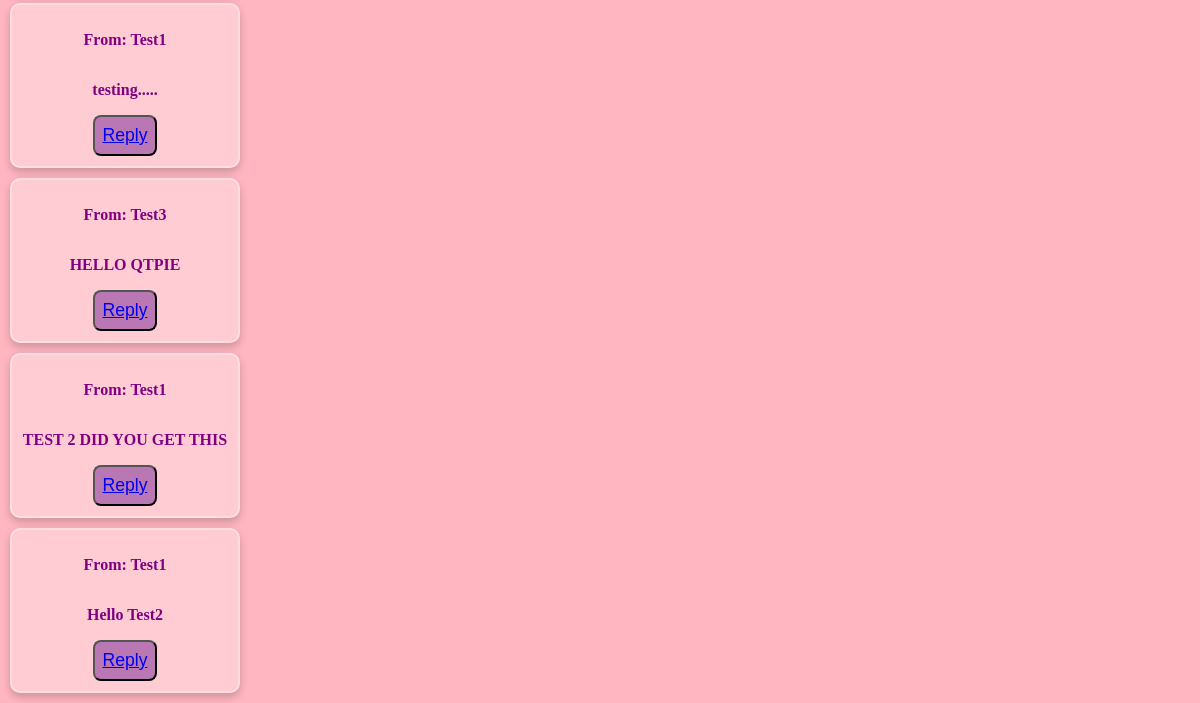
/inbox/ (signed in, lower part), run on an earlier commit of the app's database.
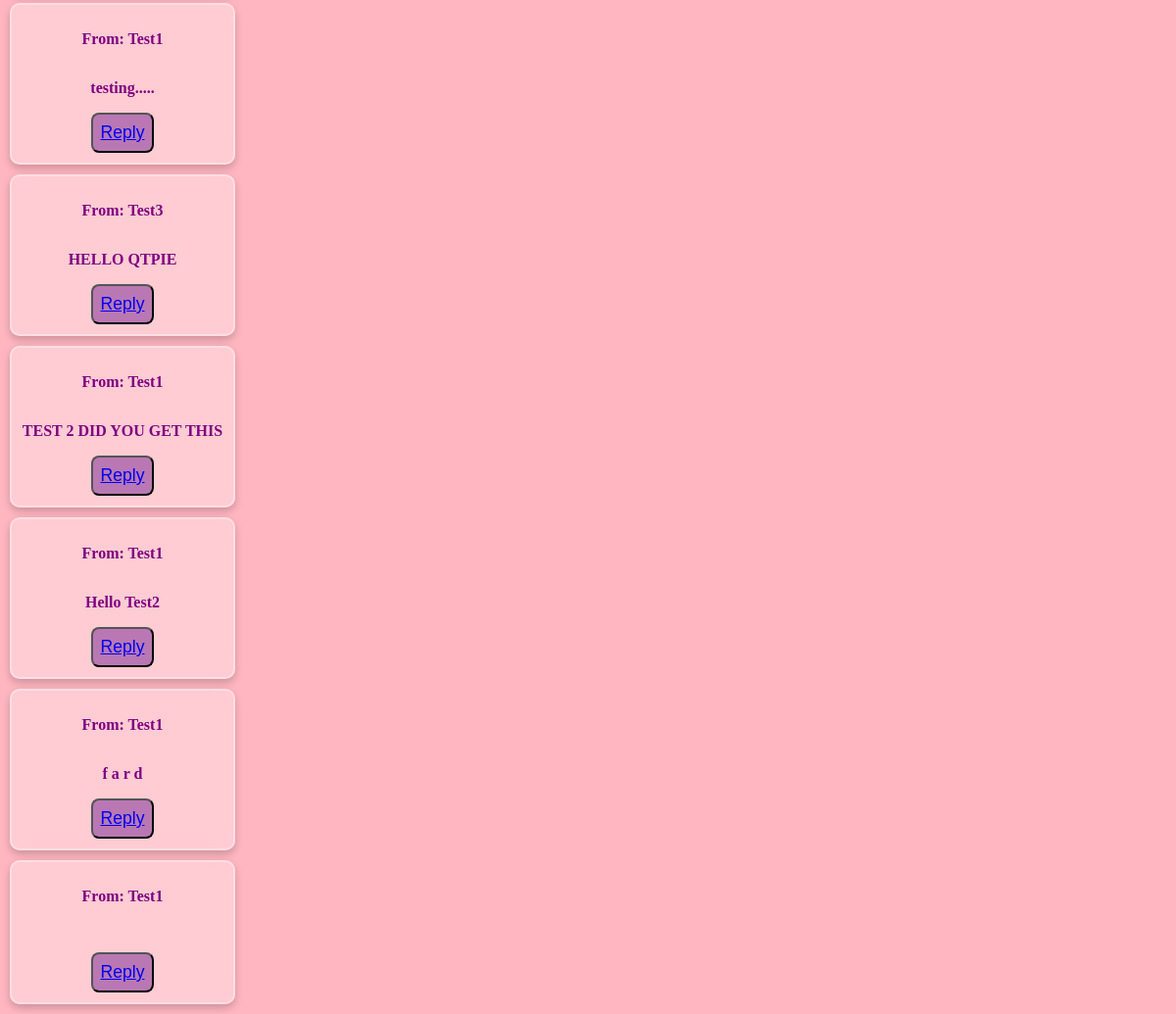
And on a later commit of the database.
### app/models.py (models this page shows)
class Message(models.Model):
    sender = models.ForeignKey(
        Profile, on_delete=models.CASCADE, null=True, related_name="sent_messages"
    )
    recipient = models.ForeignKey(
        Profile, on_delete=models.CASCADE, related_name="received_messages", null=True
    )
    content = models.TextField(null=True)
    status = models.BooleanField(default=False, null=True)
    received_date = models.DateTimeField(auto_now_add=True, null=True)
    parent_message = models.ForeignKey(
        "self", on_delete=models.CASCADE, null=True, blank=True, related_name="replies"
    )

class Profile(models.Model):
    user = models.OneToOneField(User, null=True, on_delete=models.CASCADE)
    first_name = models.CharField(null=True, max_length=255)
    last_name = models.CharField(null=True, max_length=255)

### app/views.py (the view)
# urls.py: path('inbox/', inbox, name='inbox'),
@login_required
def inbox(request):
    user = request.user.profile
    received_messages = Message.objects.filter(recipient=user)
    return render(request, "inbox.html", {"received_messages": received_messages})

### app/templates/inbox.html (shortened to what this page needs)
{% extends "base.html" %}
{% block content %}
{% for message in received_messages %}
    <div class="inboxMSGs">
        <p>From: {{ message.sender.user.username }}</p>
        <p>{{ message.content }}</p>
        <button class="inboxBTN"><a href="{% url 'message_detail' message.id %}">Reply</a></button>
    </div>
{% endfor %}
{% endblock content %}

### app/templates/base.html (shortened to what this page needs)
{% load static %}
<!DOCTYPE html>
<html lang="en">
<head>
    <link rel="stylesheet" href="{% static "styles.css" %}">
</head>
<body>
    {% block content %}
    {% endblock content %}
</body>
</html>

### app/static/styles.css (style rules this page uses)
body { margin: 0; background-color: lightpink; }
.inboxMSGs { color: purple; font-weight: 900; display: flex; flex-direction: column; justify-content: space-evenly; align-items: center; background-color: rgba(255, 255, 255, 0.301); padding: 10px; justify-content: space-evenly; border: 2px solid rgba(255, 255, 255, 0.349); padding: 10px; margin: 10px; box-shadow: 0 4px 8px 0 rgba(0,0,0,0.2); margin-right: 80%; backdrop-filter: blur(10px); border-radius: 10px; }
.inboxBTN { border-radius: .5rem; background-color: rgb(185, 120, 180); color: white; font-size: 1.1rem; padding: .5rem; cursor: pointer; }

What changed in the data, as far as the page shows it:
added Message: sender.user.username "Test1", content "f a r d"
added Message: sender.user.username "Test1"
